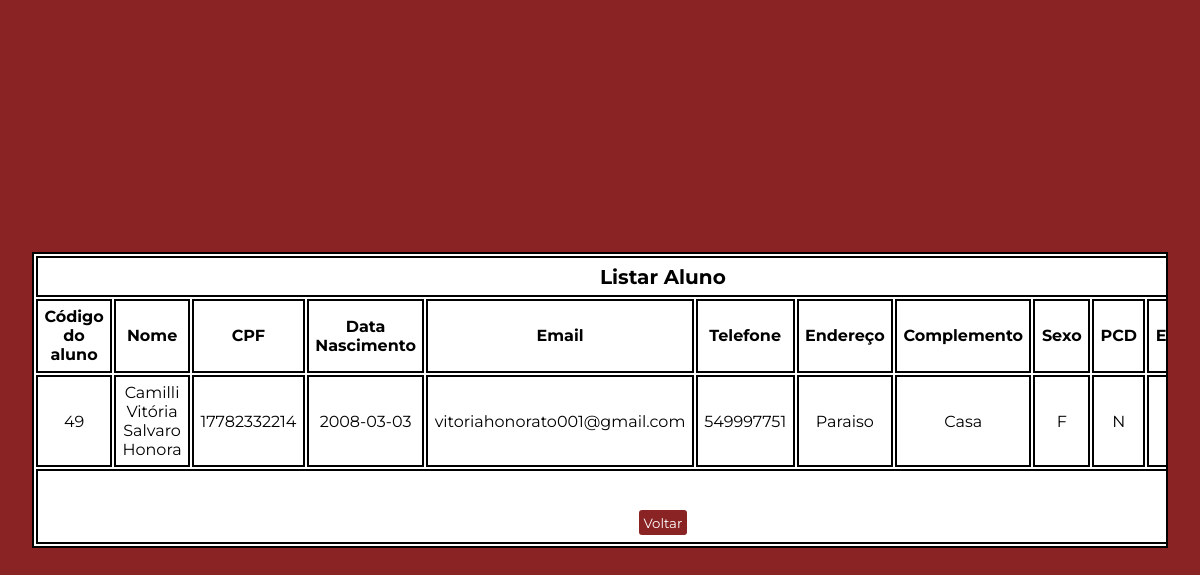
The app's page /PPW_Programacao_para_Web/Conexao_BD/assets/aluno/listar.php with its own data.
### tables this page shows
CREATE TABLE alunos (
  id_aluno int(11) NOT NULL,
  nome varchar(30) DEFAULT NULL,
  cpf varchar(11) DEFAULT NULL,
  data_nasc date DEFAULT NULL,
  email varchar(100) DEFAULT NULL,
  telefone varchar(15) DEFAULT NULL,
  endereco varchar(50) DEFAULT NULL,
  complemento varchar(100) DEFAULT NULL,
  sexo char(1) DEFAULT NULL,
  pcd char(1) DEFAULT NULL
);

### PPW_Programacao_para_Web/Conexao_BD/assets/aluno/listar.php (the view, shortened to what this page needs)
<!DOCTYPE html>
<html lang="pt-BR">
<head>
    <link rel="stylesheet" href="../css/style.css">
</head>
<body>
    <div class="table">
        <table>
            <tr><td colspan="12"><h2>Listar Aluno</h2></td></tr>
            <tr>
                <th>Código do aluno</th>
                <th>Nome</th>
                <th>CPF</th>
                <th>Data Nascimento</th>
                <th>Email</th>
                <th>Telefone</th>
                <th>Endereço</th>
                <th>Complemento</th>
                <th>Sexo</th>
                <th>PCD</th>
                <th>Excluir</th>
            </tr>
<?php
include('../bd/conexao.php');
$sql = "SELECT * FROM alunos";
$res = mysqli_query($id, $sql);
while ($linha = mysqli_fetch_array($res)) { ?>
            <tr>
                <td> <?php echo $linha['id_aluno']; ?> </td>
                <td> <?php echo $linha['nome']; ?> </td>
                <td> <?php echo $linha['cpf']; ?> </td>
                <td> <?php echo $linha['data_nasc']; ?> </td>
                <td> <?php echo $linha['email']; ?> </td>
                <td> <?php echo $linha['telefone']; ?> </td>
                <td> <?php echo $linha['endereco']; ?> </td>
                <td> <?php echo $linha['complemento']; ?> </td>
                <td> <?php echo $linha['sexo']; ?> </td>
                <td> <?php echo $linha['pcd']; ?> </td>
                <td>
                </td>
            </tr>
<?php }  ?>
            <tr>
                <td colspan="12">
                    <button id='voltar'><a href="../home/home.html">Voltar</a></button>
                </td>
            </tr>
        </table>
    </div>
</body>
</html>

### PPW_Programacao_para_Web/Conexao_BD/assets/css/style.css (style rules this page uses)
:root { --bg-color: #8a2323; --second-bg-color: rgb(255, 250, 250); --text-color: rgb(192, 7, 7); --bg-color-light: rgba(129, 34, 34, 0.322); }
* { padding: 0; margin: 0; box-sizing: border-box; font-family: "Montserrat", sans-serif; }
body { width: 100%; height: 100vh; display: flex; justify-content: center; align-items: center; background: var(--bg-color); min-height: 100vh; height: auto; padding: 2rem; }
.table h2 { text-align: center; font-weight: bold; font-size: 20px; }
.table { border: 2px solid black; background-color: #fff; height: 80%; overflow-y: scroll; text-align: center; }
td, th { border: 2px solid black; padding: 0.4rem; }
#voltar { background-color: var(--bg-color); margin-top: 2rem; border-radius: 3px; font-weight: bold; cursor: pointer; border: none; padding: 0.3rem; margin-top: 2rem; }
a { text-decoration: none; color: #fff; font-weight: 400; }

### records on screen
alunos: id_aluno "49", nome "Camilli Vitória Salvaro Honora", cpf "17782332214", data_nasc "2008-03-03", email "vitoriahonorato001@gmail.com", telefone "549997751", endereco "Paraiso", complemento "Casa", sexo "F", pcd "N"
